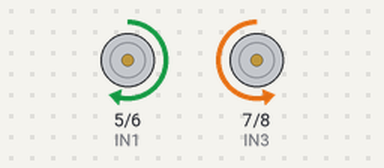
This sketch was run on a simulated Arduino Uno, built with avr-gcc and run on an emulated ATmega328P. On the bench: motor-driver pin pairs drawn as motors (green arrow = first pin HIGH = forward, orange = second pin HIGH = backward, longer = more drive, scaled by the enable pin). What the sketch prints to the serial monitor is not drawn.

Above: at 1.5 s.
At 3.5 s:
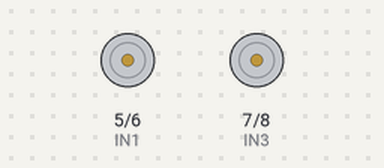
Timing chart, 0 to 5.2 s (numbered marks = the images above):
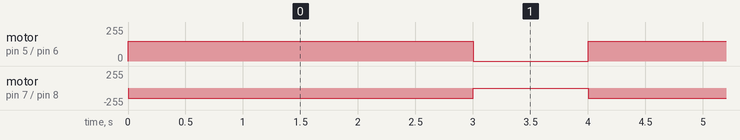

The sketch:

OM.ino
```cpp
// Define motor control pins
#define ENA 9   // Motor A speed control (PWM)
#define IN1 5   // Motor A direction 1
#define IN2 6   // Motor A direction 2
#define ENB 10  // Motor B speed control (PWM)
#define IN3 7   // Motor B direction 1
#define IN4 8   // Motor B direction 2

void setup() {
    pinMode(ENA, OUTPUT);
    pinMode(IN1, OUTPUT);
    pinMode(IN2, OUTPUT);
    pinMode(ENB, OUTPUT);
    pinMode(IN3, OUTPUT);
    pinMode(IN4, OUTPUT);

    Serial.begin(115200);
    stopMotors();
}

void loop() {
    int speedValue = 150; // Adjust speed (0-255)

    Serial.print("Setting Speed: ");
    Serial.println(speedValue);

    // One motor forward, one motor backward
    moveOppositeDirections(speedValue);
    delay(3000);

    // Stop
    stopMotors();
    delay(1000);
}

// Function to move Motor A forward & Motor B backward
void moveOppositeDirections(int speed) {
    digitalWrite(IN1, HIGH); // Motor A Forward
    digitalWrite(IN2, LOW);

    digitalWrite(IN3, LOW);  // Motor B Backward
    digitalWrite(IN4, HIGH);

    analogWrite(ENA, constrain(speed, 0, 255));
    analogWrite(ENB, constrain(speed, 0, 255));
}

// Function to stop both motors
void stopMotors() {
    digitalWrite(IN1, LOW);
    digitalWrite(IN2, LOW);
    digitalWrite(IN3, LOW);
    digitalWrite(IN4, LOW);
    analogWrite(ENA, 0);
    analogWrite(ENB, 0);
}
```

Measured:
- by itself, motor on pin 5 (IN1) / pin 6 (IN2): alternates forward 150/255 for 3.0 s and stopped for 1.0 s
- by itself, motor on pin 7 (IN3) / pin 8 (IN4): alternates backward 150/255 for 3.0 s and stopped for 1.0 s
